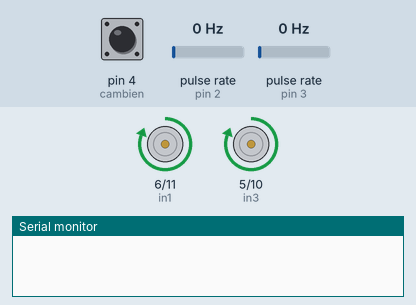
This sketch was run on a simulated Arduino Uno, built with avr-gcc and run on an emulated ATmega328P. On the bench: motor-driver pin pairs drawn as motors (green arrow = first pin HIGH = forward, orange = second pin HIGH = backward, longer = more drive, scaled by the enable pin), the last lines printed to the serial monitor. Wiring (inferred from the names in the program): 2 × pulse sensor: data pin 2 / data pin 3. Inputs (shaded band) come from the test bench; at power-on: pulse rate (sensors on pin 3, pin 2) 0 Hz, pin 4 (cambien) HIGH.

Above: at 1.2 s.
1.3 s: pulse rate (sensor on pin 3) set to 50 Hz
3.8 s: pulse rate (sensor on pin 2) set to 2 Hz
At 5.5 s:
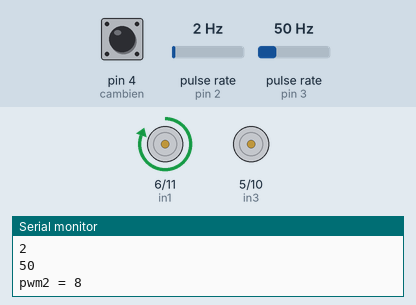
5.8 s: pin 4 (cambien) pulled LOW for 1 s
At 6.6 s:
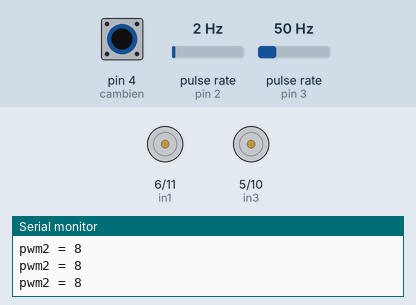
8.3 s: pin 4 (cambien) pulled LOW for 3.2 s
At 12.7 s:
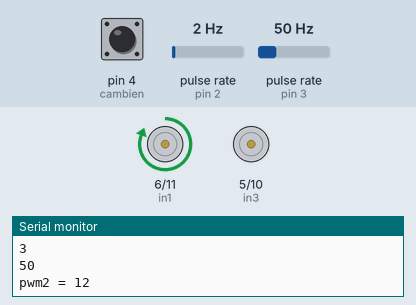
13.0 s: pulse rate (sensor on pin 2) set to 29 Hz
15.7 s: pulse rate (sensor on pin 2) set to 35 Hz
At 17.3 s:
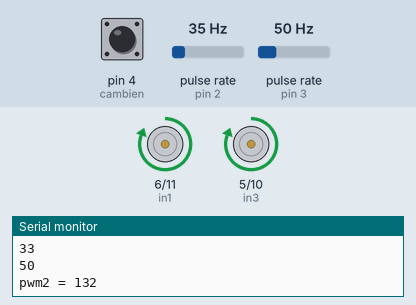
Timing chart, 0 to 18.8 s (numbered marks = the images above; inputs shaded):
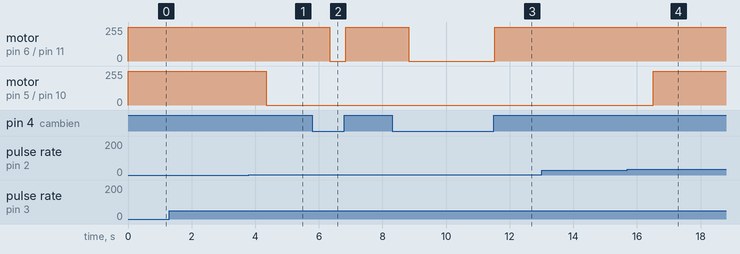

Measured:
- the behaviour switches between 0 and 1 Hz on pulse rate (sensor on pin 2) (found by bisection; images 0 and 1)
- the behaviour switches between 31 and 32 Hz on pulse rate (sensor on pin 2) (found by bisection; images 3 and 4)
- after the input at 3.8 s, motor on pin 5 (in3) / pin 10 (in4): forward 255/255 → stopped after 0.55 s
- after the input at 5.8 s, motor on pin 6 (in1) / pin 11 (in2): forward 255/255 → stopped after 0.55 s, → forward 255/255 0.50 s later
- after the input at 8.3 s, motor on pin 6 (in1) / pin 11 (in2): forward 255/255 → stopped after 0.53 s, → forward 255/255 2.7 s later
- after the input at 15.7 s, motor on pin 5 (in3) / pin 10 (in4): stopped → forward 255/255 after 0.81 s

The sketch:

P5-xe_chay_thang.ino
```cpp
#include <EEPROM.h>
int cambien = 4;
int led = 1;
bool stop;

//Motor A
int enA = 13;
int in1 = 6;
int in2 = 11;

//Motor B
int enB = 7;
int in3 = 5;
int in4 = 10;

//PushButton
int button = 13;

// Encoder
#define PULSESPERTURN 15
#define ENCODER_LEFT  2
#define ENCODER_RIGHT  3
#define PWM 200

typedef enum
{
LEFT = 0,
RIGHT = 1,
CENTER
}Direct;

volatile unsigned int pulses[2] = {0, 0};  // number of pulses
volatile unsigned int pwm2 = 200;

unsigned long pushButton;
int pushButton2;

void counter_left()
{
  //Update count
  pulses[LEFT]++;
}

void counter_right()
{
  //Update count
  pulses[RIGHT]++;
}

void balanceSpeed(long pulsesNumeLeft)
{
  if (stop)
  return;

  attachInterrupt(digitalPinToInterrupt(ENCODER_LEFT), counter_left, FALLING);
  attachInterrupt(digitalPinToInterrupt(ENCODER_RIGHT), counter_right, FALLING);

  while (pulses[RIGHT] < pulsesNumeLeft)
  {
  }

  detachInterrupt(digitalPinToInterrupt(ENCODER_LEFT));
  detachInterrupt(digitalPinToInterrupt(ENCODER_RIGHT));


  // calculate
  if (pulses[LEFT] != 0 && pulses[RIGHT] != 0)
  pwm2 = pulses[LEFT] * PWM / pulses[RIGHT];
  Serial.println(pulses[LEFT]);
  Serial.println(pulses[RIGHT]);
  pulses[LEFT] = 0;
  pulses[RIGHT] = 0;
}
void setup()
{
  Serial.begin(9600);
  //khai bao cam bien hong ngoai
  pinMode(led,OUTPUT);
  pinMode(cambien, INPUT_PULLUP);

  //dong co A-B
  pinMode(enA, OUTPUT);
  pinMode(in1, OUTPUT);
  pinMode(in2, OUTPUT);

  pinMode(enB,OUTPUT);
  pinMode(in3, OUTPUT);
  pinMode(in4, OUTPUT);


  pinMode(ENCODER_LEFT, INPUT);
  pinMode(ENCODER_RIGHT, INPUT);

  pinMode (button, OUTPUT);

  MotorRunningGo(PWM, pwm2);
  pushButton = 0;
  stop = false;

  pwm2 = EEPROM.read(0);
  if (pwm2 < 180 || pwm2 > 220)
  {
    pwm2 = PWM;
  }
}

void MotorRunningGo(int pwm1, int pwm2)
{
  //Running motor A
  digitalWrite(in1, HIGH);
  digitalWrite(in2, LOW);
  analogWrite(enA, pwm1); //Speed PWM: 0~255

  //Running motor B
  digitalWrite(in3, HIGH);
  digitalWrite(in4, LOW);
  analogWrite(enB, pwm2); //Speed PWM: 0~255
}
void GoBack()
{
  digitalWrite(in1, LOW);
  digitalWrite(in2, HIGH);
  digitalWrite(in3, LOW);
  digitalWrite(in4, HIGH);
}
void StopMotor()
{
  digitalWrite(in1, LOW);
  digitalWrite(in2, LOW);
  digitalWrite(in3, LOW);
  digitalWrite(in4, LOW);
}
void loop()
{
  Tumlum();
}
void Tumlum()
{
  while (pushButton < 100)
  {
    if(digitalRead(cambien) == 0)
    {
    StopMotor();
    delay(100);
    stop = true;
  }

  balanceSpeed(50);
  MotorRunningGo(PWM, pwm2);
  stop = false;
  pushButton++;

  Serial.print("pwm2 = ");
  Serial.println(pwm2,DEC);
  }

  pushButton = 0;
  EEPROM.write (0, pwm2);
  delay (1000);
}
```
